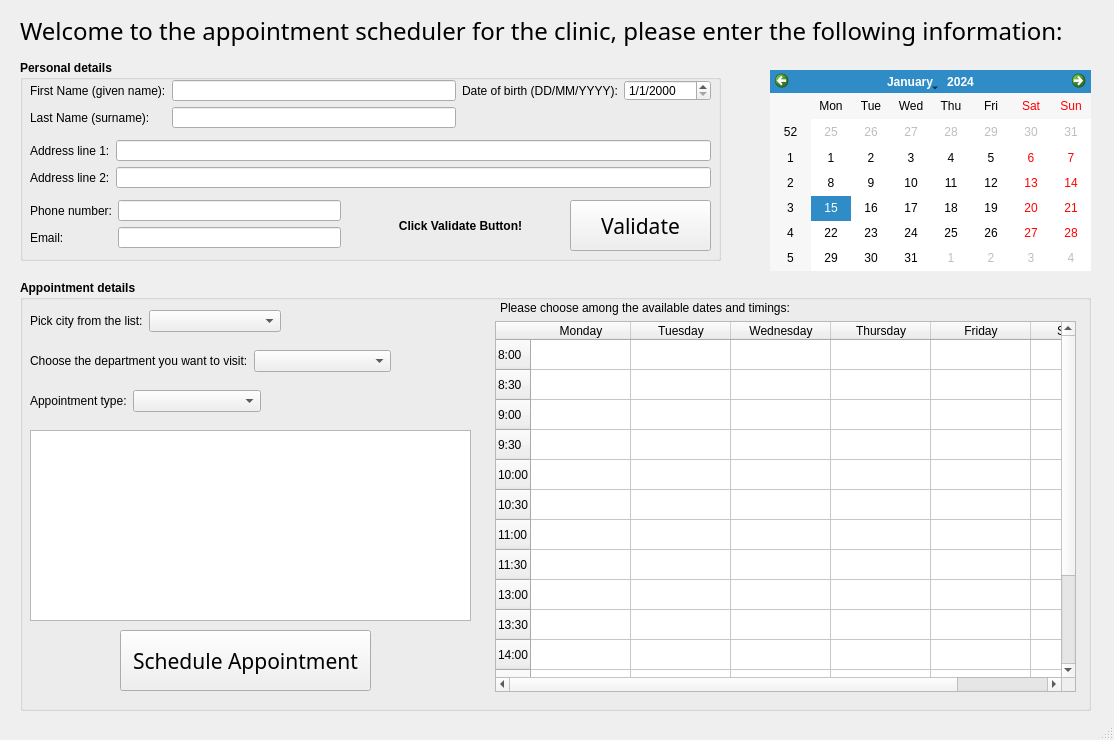
<?xml version="1.0" encoding="UTF-8"?>
<ui version="4.0">
 <class>MainWindow</class>
 <widget class="QMainWindow" name="MainWindow">
  <property name="geometry">
   <rect>
    <x>0</x>
    <y>0</y>
    <width>1114</width>
    <height>740</height>
   </rect>
  </property>
  <property name="windowTitle">
   <string>Appointment scheduler for the clinic</string>
  </property>
  <widget class="QWidget" name="centralwidget">
   <widget class="QLabel" name="label">
    <property name="geometry">
     <rect>
      <x>20</x>
      <y>0</y>
      <width>1071</width>
      <height>61</height>
     </rect>
    </property>
    <property name="font">
     <font>
      <family>3ds</family>
      <pointsize>18</pointsize>
     </font>
    </property>
    <property name="text">
     <string>Welcome to the appointment scheduler for the clinic, please enter the following information:</string>
    </property>
   </widget>
   <widget class="QCalendarWidget" name="calendarWidget">
    <property name="geometry">
     <rect>
      <x>770</x>
      <y>70</y>
      <width>321</width>
      <height>201</height>
     </rect>
    </property>
   </widget>
   <widget class="QGroupBox" name="groupBox">
    <property name="geometry">
     <rect>
      <x>20</x>
      <y>60</y>
      <width>701</width>
      <height>201</height>
     </rect>
    </property>
    <property name="font">
     <font>
      <weight>75</weight>
      <bold>true</bold>
     </font>
    </property>
    <property name="title">
     <string>Personal details</string>
    </property>
    <widget class="QWidget" name="">
     <property name="geometry">
      <rect>
       <x>10</x>
       <y>140</y>
       <width>311</width>
       <height>48</height>
      </rect>
     </property>
     <layout class="QFormLayout" name="formLayout_3">
      <item row="0" column="0">
       <widget class="QLabel" name="p_num_label">
        <property name="font">
         <font>
          <weight>50</weight>
          <bold>false</bold>
         </font>
        </property>
        <property name="text">
         <string>Phone number:</string>
        </property>
       </widget>
      </item>
      <item row="0" column="1">
       <widget class="QLineEdit" name="lineEdit_pNum">
        <property name="font">
         <font>
          <weight>50</weight>
          <bold>false</bold>
         </font>
        </property>
       </widget>
      </item>
      <item row="1" column="0">
       <widget class="QLabel" name="email_label">
        <property name="font">
         <font>
          <weight>50</weight>
          <bold>false</bold>
         </font>
        </property>
        <property name="text">
         <string>Email: </string>
        </property>
       </widget>
      </item>
      <item row="1" column="1">
       <widget class="QLineEdit" name="lineEdit_email">
        <property name="font">
         <font>
          <weight>50</weight>
          <bold>false</bold>
         </font>
        </property>
       </widget>
      </item>
     </layout>
    </widget>
    <widget class="QWidget" name="">
     <property name="geometry">
      <rect>
       <x>10</x>
       <y>80</y>
       <width>681</width>
       <height>48</height>
      </rect>
     </property>
     <layout class="QFormLayout" name="formLayout_2">
      <item row="0" column="0">
       <widget class="QLabel" name="address_line1_label">
        <property name="font">
         <font>
          <weight>50</weight>
          <bold>false</bold>
         </font>
        </property>
        <property name="text">
         <string>Address line 1:</string>
        </property>
       </widget>
      </item>
      <item row="0" column="1">
       <widget class="QLineEdit" name="lineEdit_address_line1">
        <property name="font">
         <font>
          <weight>50</weight>
          <bold>false</bold>
         </font>
        </property>
       </widget>
      </item>
      <item row="1" column="0">
       <widget class="QLabel" name="address_line2_label">
        <property name="font">
         <font>
          <weight>50</weight>
          <bold>false</bold>
         </font>
        </property>
        <property name="text">
         <string>Address line 2:</string>
        </property>
       </widget>
      </item>
      <item row="1" column="1">
       <widget class="QLineEdit" name="lineEdit_address_line2">
        <property name="font">
         <font>
          <weight>50</weight>
          <bold>false</bold>
         </font>
        </property>
       </widget>
      </item>
     </layout>
    </widget>
    <widget class="QWidget" name="">
     <property name="geometry">
      <rect>
       <x>10</x>
       <y>20</y>
       <width>681</width>
       <height>48</height>
      </rect>
     </property>
     <layout class="QGridLayout" name="gridLayout">
      <item row="0" column="0">
       <widget class="QLabel" name="f_name_label">
        <property name="font">
         <font>
          <weight>50</weight>
          <bold>false</bold>
         </font>
        </property>
        <property name="text">
         <string>First Name (given name):</string>
        </property>
       </widget>
      </item>
      <item row="0" column="1">
       <widget class="QLineEdit" name="lineEdit_f_name">
        <property name="font">
         <font>
          <weight>50</weight>
          <bold>false</bold>
         </font>
        </property>
       </widget>
      </item>
      <item row="0" column="2">
       <widget class="QLabel" name="DOB_label">
        <property name="font">
         <font>
          <weight>50</weight>
          <bold>false</bold>
         </font>
        </property>
        <property name="text">
         <string>Date of birth (DD/MM/YYYY):</string>
        </property>
       </widget>
      </item>
      <item row="0" column="3">
       <widget class="QDateEdit" name="dob_Edit">
        <property name="font">
         <font>
          <weight>50</weight>
          <bold>false</bold>
         </font>
        </property>
        <property name="displayFormat">
         <string>d/M/yyyy</string>
        </property>
       </widget>
      </item>
      <item row="1" column="0">
       <widget class="QLabel" name="l_name_label">
        <property name="font">
         <font>
          <weight>50</weight>
          <bold>false</bold>
         </font>
        </property>
        <property name="text">
         <string>Last Name (surname):</string>
        </property>
       </widget>
      </item>
      <item row="1" column="1">
       <widget class="QLineEdit" name="lineEdit_l_name">
        <property name="font">
         <font>
          <weight>50</weight>
          <bold>false</bold>
         </font>
        </property>
       </widget>
      </item>
     </layout>
    </widget>
    <widget class="QPushButton" name="pushButton_validate">
     <property name="geometry">
      <rect>
       <x>550</x>
       <y>140</y>
       <width>141</width>
       <height>51</height>
      </rect>
     </property>
     <property name="font">
      <font>
       <family>3ds</family>
       <pointsize>16</pointsize>
       <weight>50</weight>
       <bold>false</bold>
      </font>
     </property>
     <property name="text">
      <string>Validate</string>
     </property>
    </widget>
    <widget class="QLabel" name="label_validate">
     <property name="geometry">
      <rect>
       <x>340</x>
       <y>140</y>
       <width>201</width>
       <height>51</height>
      </rect>
     </property>
     <property name="layoutDirection">
      <enum>Qt::LeftToRight</enum>
     </property>
     <property name="text">
      <string>Click Validate Button!</string>
     </property>
     <property name="alignment">
      <set>Qt::AlignCenter</set>
     </property>
    </widget>
   </widget>
   <widget class="QGroupBox" name="groupBox_2">
    <property name="geometry">
     <rect>
      <x>20</x>
      <y>280</y>
      <width>1071</width>
      <height>431</height>
     </rect>
    </property>
    <property name="font">
     <font>
      <weight>75</weight>
      <bold>true</bold>
     </font>
    </property>
    <property name="title">
     <string>Appointment details</string>
    </property>
    <widget class="QPushButton" name="pushButton_schedule">
     <property name="geometry">
      <rect>
       <x>100</x>
       <y>350</y>
       <width>251</width>
       <height>61</height>
      </rect>
     </property>
     <property name="font">
      <font>
       <family>3ds</family>
       <pointsize>16</pointsize>
       <weight>50</weight>
       <bold>false</bold>
      </font>
     </property>
     <property name="text">
      <string>Schedule Appointment</string>
     </property>
    </widget>
    <widget class="QLabel" name="Table_hdr_label">
     <property name="geometry">
      <rect>
       <x>480</x>
       <y>20</y>
       <width>341</width>
       <height>16</height>
      </rect>
     </property>
     <property name="font">
      <font>
       <weight>50</weight>
       <bold>false</bold>
      </font>
     </property>
     <property name="text">
      <string>Please choose among the available dates and timings:</string>
     </property>
    </widget>
    <widget class="QTableWidget" name="tableWidget_Apt">
     <property name="geometry">
      <rect>
       <x>475</x>
       <y>41</y>
       <width>581</width>
       <height>371</height>
      </rect>
     </property>
     <property name="font">
      <font>
       <weight>50</weight>
       <bold>false</bold>
      </font>
     </property>
     <property name="lineWidth">
      <number>1</number>
     </property>
     <attribute name="verticalHeaderMinimumSectionSize">
      <number>23</number>
     </attribute>
     <row>
      <property name="text">
       <string>8:00</string>
      </property>
     </row>
     <row>
      <property name="text">
       <string>8:30</string>
      </property>
     </row>
     <row>
      <property name="text">
       <string>9:00</string>
      </property>
     </row>
     <row>
      <property name="text">
       <string>9:30</string>
      </property>
     </row>
     <row>
      <property name="text">
       <string>10:00</string>
      </property>
     </row>
     <row>
      <property name="text">
       <string>10:30</string>
      </property>
     </row>
     <row>
      <property name="text">
       <string>11:00</string>
      </property>
     </row>
     <row>
      <property name="text">
       <string>11:30</string>
      </property>
     </row>
     <row>
      <property name="text">
       <string>13:00</string>
      </property>
     </row>
     <row>
      <property name="text">
       <string>13:30</string>
      </property>
     </row>
     <row>
      <property name="text">
       <string>14:00</string>
      </property>
     </row>
     <row>
      <property name="text">
       <string>14:30</string>
      </property>
     </row>
     <row>
      <property name="text">
       <string>15:00</string>
      </property>
     </row>
     <row>
      <property name="text">
       <string>15:30</string>
      </property>
     </row>
     <row>
      <property name="text">
       <string>16:00</string>
      </property>
     </row>
     <column>
      <property name="text">
       <string>Monday</string>
      </property>
      <property name="background">
       <color>
        <red>50</red>
        <green>0</green>
        <blue>0</blue>
       </color>
      </property>
     </column>
     <column>
      <property name="text">
       <string>Tuesday</string>
      </property>
     </column>
     <column>
      <property name="text">
       <string>Wednesday</string>
      </property>
     </column>
     <column>
      <property name="text">
       <string>Thursday</string>
      </property>
     </column>
     <column>
      <property name="text">
       <string>Friday</string>
      </property>
     </column>
     <column>
      <property name="text">
       <string>Saturday</string>
      </property>
     </column>
     <item row="0" column="0">
      <property name="text">
       <string/>
      </property>
      <property name="textAlignment">
       <set>AlignCenter</set>
      </property>
      <property name="background">
       <brush brushstyle="NoBrush">
        <color alpha="255">
         <red>0</red>
         <green>0</green>
         <blue>0</blue>
        </color>
       </brush>
      </property>
     </item>
    </widget>
    <widget class="QPlainTextEdit" name="plainTextEdit">
     <property name="geometry">
      <rect>
       <x>10</x>
       <y>150</y>
       <width>441</width>
       <height>191</height>
      </rect>
     </property>
    </widget>
    <widget class="QWidget" name="">
     <property name="geometry">
      <rect>
       <x>10</x>
       <y>30</y>
       <width>251</width>
       <height>22</height>
      </rect>
     </property>
     <layout class="QFormLayout" name="formLayout_4">
      <item row="0" column="0">
       <widget class="QLabel" name="city_label">
        <property name="font">
         <font>
          <weight>50</weight>
          <bold>false</bold>
         </font>
        </property>
        <property name="text">
         <string>Pick city from the list:</string>
        </property>
       </widget>
      </item>
      <item row="0" column="1">
       <widget class="QComboBox" name="comboBox_city">
        <property name="font">
         <font>
          <weight>50</weight>
          <bold>false</bold>
         </font>
        </property>
        <property name="currentText">
         <string/>
        </property>
        <property name="placeholderText">
         <string>Please select:</string>
        </property>
        <item>
         <property name="text">
          <string>Daejeon</string>
         </property>
        </item>
        <item>
         <property name="text">
          <string>Seoul</string>
         </property>
        </item>
        <item>
         <property name="text">
          <string>Daegu</string>
         </property>
        </item>
       </widget>
      </item>
     </layout>
    </widget>
    <widget class="QWidget" name="">
     <property name="geometry">
      <rect>
       <x>10</x>
       <y>70</y>
       <width>361</width>
       <height>22</height>
      </rect>
     </property>
     <layout class="QHBoxLayout" name="horizontalLayout">
      <item>
       <widget class="QLabel" name="department_label">
        <property name="font">
         <font>
          <weight>50</weight>
          <bold>false</bold>
         </font>
        </property>
        <property name="text">
         <string>Choose the department you want to visit:</string>
        </property>
       </widget>
      </item>
      <item>
       <widget class="QComboBox" name="comboBox_department">
        <property name="font">
         <font>
          <weight>50</weight>
          <bold>false</bold>
         </font>
        </property>
        <property name="currentText">
         <string/>
        </property>
        <property name="placeholderText">
         <string>Please select:</string>
        </property>
        <item>
         <property name="text">
          <string>Cardiology</string>
         </property>
        </item>
        <item>
         <property name="text">
          <string>Breast Screening</string>
         </property>
        </item>
        <item>
         <property name="text">
          <string>Anesthetics</string>
         </property>
        </item>
       </widget>
      </item>
     </layout>
    </widget>
    <widget class="QWidget" name="">
     <property name="geometry">
      <rect>
       <x>10</x>
       <y>110</y>
       <width>231</width>
       <height>22</height>
      </rect>
     </property>
     <layout class="QFormLayout" name="formLayout_5">
      <item row="0" column="0">
       <widget class="QLabel" name="appointment_label">
        <property name="font">
         <font>
          <weight>50</weight>
          <bold>false</bold>
         </font>
        </property>
        <property name="text">
         <string>Appointment type:</string>
        </property>
       </widget>
      </item>
      <item row="0" column="1">
       <widget class="QComboBox" name="comboBox_AptType">
        <property name="font">
         <font>
          <weight>50</weight>
          <bold>false</bold>
         </font>
        </property>
        <property name="currentText">
         <string/>
        </property>
        <property name="placeholderText">
         <string>Please select:</string>
        </property>
        <item>
         <property name="text">
          <string>In-person</string>
         </property>
        </item>
        <item>
         <property name="text">
          <string>Virtual</string>
         </property>
        </item>
       </widget>
      </item>
     </layout>
    </widget>
   </widget>
  </widget>
  <widget class="QStatusBar" name="statusbar"/>
 </widget>
 <resources/>
 <connections/>
</ui>
